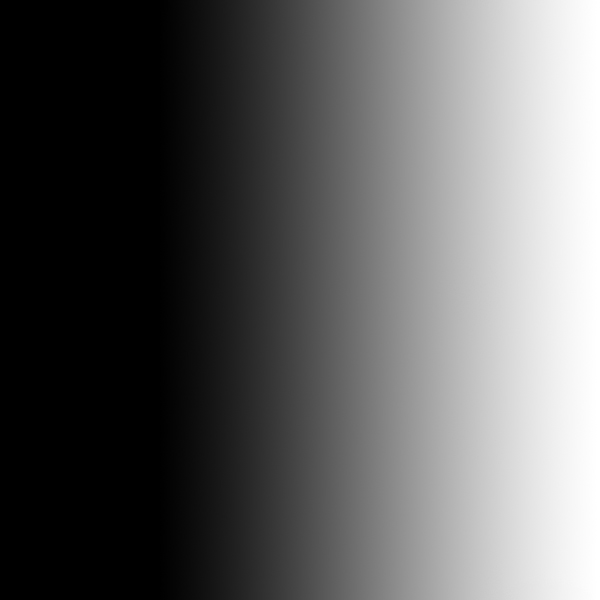
#> input picture thresholding/datasets/gradient.jpg, 600 x 600 px
$ jupyter execute demo.ipynb   (shell and % lines are left out)
#> lines starting #> are read from the running program, lines starting #| are printed output that depends on the picture; after the words box and inside, x2 and y2 are one past the last pixel; in counts of white or black regions, pixels touching at a corner belong together
# Thresholding

[cell 1]
import cv2 as cv
import numpy as np
from matplotlib import pyplot as plt

[cell 2]
def img_show(model):
    plt.imshow(model, 'gray')
    plt.xticks([])
    plt.yticks([])
    plt.show()

[cell 3]
img = cv.imread('datasets/gradient.jpg')
#> img is the input picture: shape (600, 600, 3); mean B, G, R 94.3, 94.3, 94.3
img_show(img)

[cell 4]
ret, thresh = cv.threshold(img, 127, 255, cv.THRESH_BINARY)
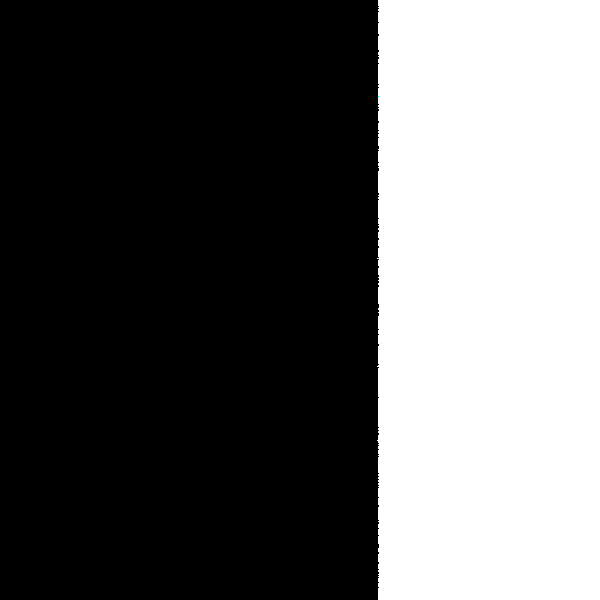
#> thresh: shape (600, 600, 3); mean B, G, R 94.3, 94.3, 94.3
img_show(thresh)

[cell 5]
ret, thresh = cv.threshold(img, 127, 255, cv.THRESH_BINARY_INV)
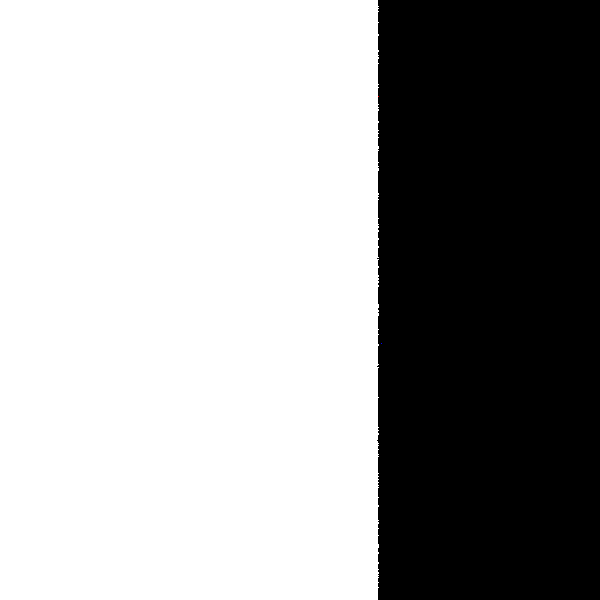
#> thresh: shape (600, 600, 3); mean B, G, R 160.7, 160.7, 160.7
img_show(thresh)

[cell 6]
ret, thresh = cv.threshold(img, 127, 255, cv.THRESH_TRUNC)
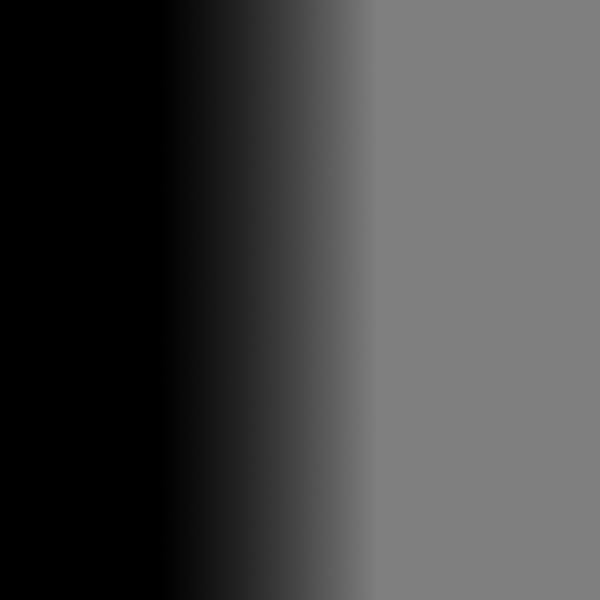
#> thresh: shape (600, 600, 3); mean B, G, R 67.3, 67.3, 67.3
img_show(thresh)

[cell 7]
ret, thresh = cv.threshold(img, 127, 255, cv.THRESH_TOZERO)
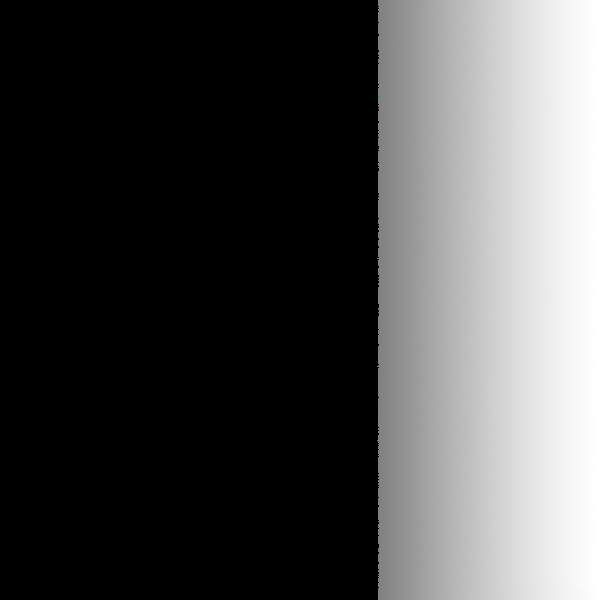
#> thresh: shape (600, 600, 3); mean B, G, R 73.9, 73.9, 73.9
img_show(thresh)

[cell 8]
ret, thresh = cv.threshold(img, 127, 255, cv.THRESH_TOZERO_INV)
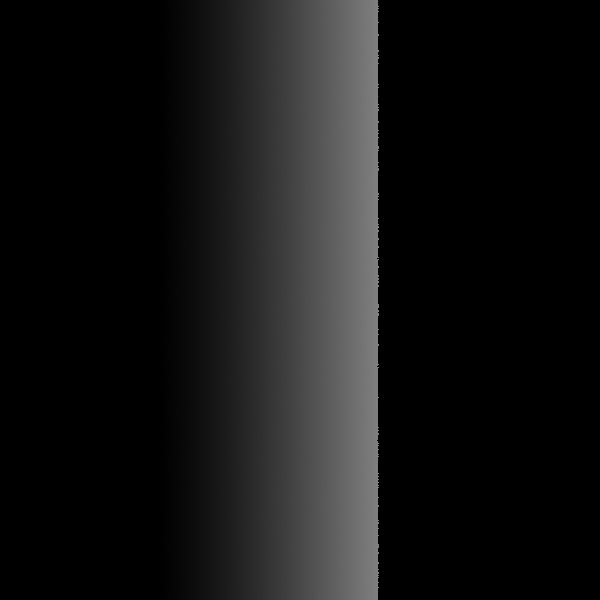
#> thresh: shape (600, 600, 3); mean B, G, R 20.4, 20.4, 20.4
img_show(thresh)

[cell 9]
img = cv.imread('datasets/sudoku.jpg', 0)
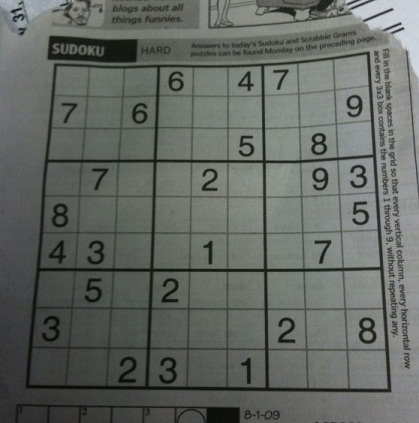
#> input picture thresholding/datasets/sudoku.jpg, 419 x 423 px
#> img: shape (423, 419); min 5, max 218, mean 101.9
img = cv.medianBlur(img, 5)
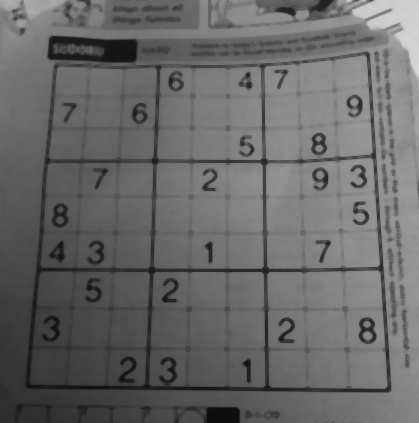
#> img: shape (423, 419); min 12, max 214, mean 103.7
img_show(img)

[cell 10]
ret, thresh = cv.threshold(img, 127, 255, cv.THRESH_BINARY)
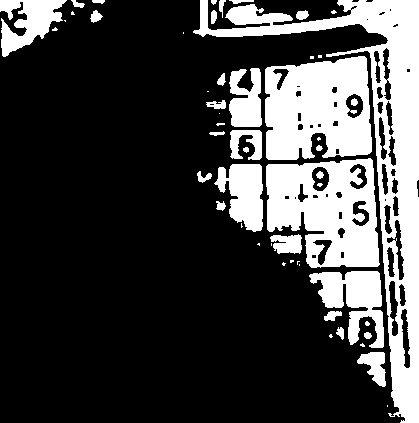
#> thresh: shape (423, 419); 26% white; 53 white regions (23 under 20 px), largest, box (x1, y1, x2, y2) and area: (193, 0, 419, 423) 16674, (265, 56, 372, 160) 8942, (266, 158, 380, 268) 8657
img_show(thresh)

[cell 11]
thresh = cv.adaptiveThreshold(img, 255, cv.ADAPTIVE_THRESH_MEAN_C, cv.THRESH_BINARY, 11, 2)
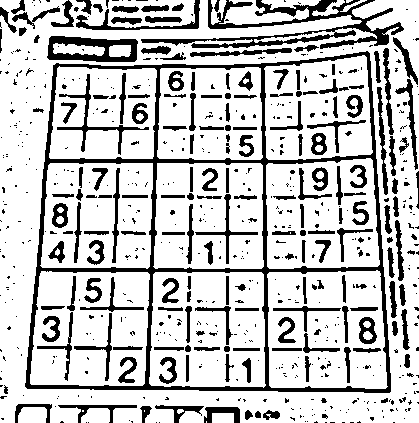
#> thresh: shape (423, 419); 77.3% white; 660 black regions (472 under 20 px), largest, box (x1, y1, x2, y2) and area: (25, 51, 391, 393) 10186, (141, 0, 404, 49) 3644, (47, 36, 138, 62) 1324
img_show(thresh)

[cell 12]
thresh = cv.adaptiveThreshold(img, 255, cv.ADAPTIVE_THRESH_GAUSSIAN_C, cv.THRESH_BINARY, 11, 2)
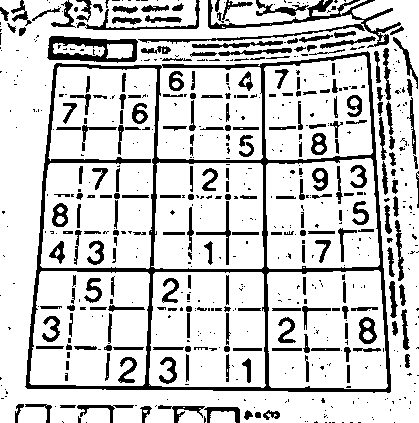
#> thresh: shape (423, 419); 80.5% white; 648 black regions (412 under 20 px), largest, box (x1, y1, x2, y2) and area: (25, 51, 391, 393) 9369, (138, 0, 401, 48) 1856, (47, 36, 138, 63) 1212
img_show(thresh)
